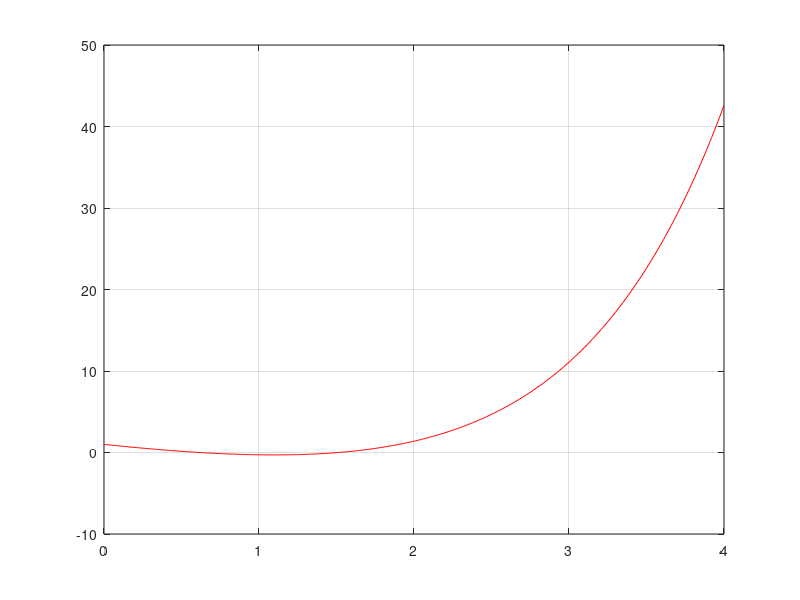

Source code (MATLAB): (Note: this script raises an error after producing the figure.)
%{
Considere la funcion f(x) = e^x -3x para x E [0,4];

%}

%% a) Determine graficamente la cantidad de soluciones de f(x)=0

%Intervalo e incremento

x = 0:1/100:4;
f = exp(x) -3.*x;
plot(x,f,'r'), grid on
% Se pueden ver dos raices en la grafica
% Una en x=0,5 y en x=1,5

%% b) Halle la o las raices aproximadas utilizando NewtonRapshon.m
tol = 1e-3;
f1 = @(x) exp(x) - 3.*x;
f1d = @(x) exp(x) - 3; % derivada de f1
x0 = 0;                % estimacion inicial
x2 = 1.5;

sol = [NewtonRaphson(f1,f1d,x0,tol,15) NewtonRaphson(f1,f1d,x2,tol,15)];

%% c) Puede garantizar la convergencia?
%{
    La funcion f satisface las condiciones del teorema para convergencia
    local, pero no para convergencia global. El metodo converge
    inicializando en los alrededores de alguna posible raiz pero no podemos
    asegurar lo mismo para valores de inicio del metodo arbitrarios.s

%}